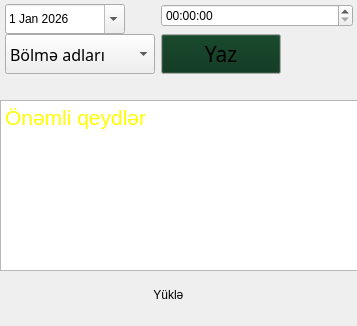
   <widget class="QWidget" name="vvindovvs_1">
    <property name="geometry">
     <rect>
      <x>0</x>
      <y>0</y>
      <width>357</width>
      <height>326</height>
     </rect>
    </property>
    <attribute name="label">
     <string>Pəncərə 1</string>
    </attribute>
    <widget class="QWidget" name="verticalLayoutWidget">
     <property name="geometry">
      <rect>
       <x>0</x>
       <y>100</y>
       <width>361</width>
       <height>171</height>
      </rect>
     </property>
     <layout class="QVBoxLayout" name="verticalLayout">
      <item>
       <widget class="QTextEdit" name="Vvindovs1Noten">
        <property name="cursor" stdset="0">
         <cursorShape>IBeamCursor</cursorShape>
        </property>
        <property name="html">
         <string>&lt;!DOCTYPE HTML PUBLIC &quot;-//W3C//DTD HTML 4.0//EN&quot; &quot;http://www.w3.org/TR/REC-html40/strict.dtd&quot;&gt;
&lt;html&gt;&lt;head&gt;&lt;meta name=&quot;qrichtext&quot; content=&quot;1&quot; /&gt;&lt;meta charset=&quot;utf-8&quot; /&gt;&lt;style type=&quot;text/css&quot;&gt;
p, li { white-space: pre-wrap; }
hr { height: 1px; border-width: 0; }
li.unchecked::marker { content: &quot;\2610&quot;; }
li.checked::marker { content: &quot;\2612&quot;; }
&lt;/style&gt;&lt;/head&gt;&lt;body style=&quot; font-family:'Segoe Script'; font-size:16pt; font-weight:400; font-style:normal;&quot;&gt;
&lt;p style=&quot; margin-top:12px; margin-bottom:12px; margin-left:0px; margin-right:0px; -qt-block-indent:0; text-indent:0px;&quot;&gt;&lt;span style=&quot; font-family:'Poor Richard'; color:#ffff00;&quot;&gt;Önəmli qeydlər&lt;/span&gt;&lt;/p&gt;&lt;/body&gt;&lt;/html&gt;</string>
        </property>
       </widget>
      </item>
     </layout>
    </widget>
    <widget class="QWidget" name="formLayoutWidget_4">
     <property name="geometry">
      <rect>
       <x>0</x>
       <y>-1</y>
       <width>358</width>
       <height>113</height>
      </rect>
     </property>
     <layout class="QFormLayout" name="formLayout_3">
      <property name="verticalSpacing">
       <number>0</number>
      </property>
      <property name="leftMargin">
       <number>5</number>
      </property>
      <property name="topMargin">
       <number>5</number>
      </property>
      <property name="rightMargin">
       <number>5</number>
      </property>
      <property name="bottomMargin">
       <number>15</number>
      </property>
      <item row="0" column="0">
       <widget class="QDateEdit" name="Vvvindovvs1Date">
        <property name="sizePolicy">
         <sizepolicy hsizetype="Maximum" vsizetype="Maximum">
          <horstretch>0</horstretch>
          <verstretch>0</verstretch>
         </sizepolicy>
        </property>
        <property name="minimumSize">
         <size>
          <width>120</width>
          <height>30</height>
         </size>
        </property>
        <property name="showGroupSeparator" stdset="0">
         <bool>true</bool>
        </property>
        <property name="calendarPopup">
         <bool>true</bool>
        </property>
        <property name="date">
         <date>
          <year>2026</year>
          <month>1</month>
          <day>1</day>
         </date>
        </property>
       </widget>
      </item>
      <item row="0" column="1">
       <widget class="QTimeEdit" name="Vvvindovvs1Hours">
        <property name="cursor">
         <cursorShape>IBeamCursor</cursorShape>
        </property>
       </widget>
      </item>
      <item row="2" column="0">
       <widget class="QComboBox" name="Vvindovvs1Cat">
        <property name="sizePolicy">
         <sizepolicy hsizetype="Maximum" vsizetype="Maximum">
          <horstretch>0</horstretch>
          <verstretch>0</verstretch>
         </sizepolicy>
        </property>
        <property name="minimumSize">
         <size>
          <width>150</width>
          <height>40</height>
         </size>
        </property>
        <property name="font">
         <font>
          <family>Segoe Script</family>
          <pointsize>12</pointsize>
          <italic>false</italic>
         </font>
        </property>
        <property name="cursor">
         <cursorShape>IBeamCursor</cursorShape>
        </property>
        <property name="layoutDirection">
         <enum>Qt::LayoutDirection::LeftToRight</enum>
        </property>
        <property name="autoFillBackground">
         <bool>false</bool>
        </property>
        <item>
         <property name="text">
          <string>Bölmə adları</string>
         </property>
        </item>
       </widget>
      </item>
      <item row="2" column="1">
       <widget class="QPushButton" name="Vvindovvs1AcceptButton">
        <property name="sizePolicy">
         <sizepolicy hsizetype="Maximum" vsizetype="Maximum">
          <horstretch>0</horstretch>
          <verstretch>0</verstretch>
         </sizepolicy>
        </property>
        <property name="minimumSize">
         <size>
          <width>120</width>
          <height>40</height>
         </size>
        </property>
        <property name="palette">
         <palette>
          <active>
           <colorrole role="Button">
            <brush brushstyle="SolidPattern">
             <color alpha="255">
              <red>6</red>
              <green>50</green>
              <blue>25</blue>
             </color>
            </brush>
           </colorrole>
          </active>
          <inactive>
           <colorrole role="Button">
            <brush brushstyle="SolidPattern">
             <color alpha="255">
              <red>6</red>
              <green>50</green>
              <blue>25</blue>
             </color>
            </brush>
           </colorrole>
          </inactive>
          <disabled>
           <colorrole role="Button">
            <brush brushstyle="SolidPattern">
             <color alpha="255">
              <red>6</red>
              <green>50</green>
              <blue>25</blue>
             </color>
            </brush>
           </colorrole>
          </disabled>
         </palette>
        </property>
        <property name="font">
         <font>
          <family>Poor Richard</family>
          <pointsize>16</pointsize>
          <italic>false</italic>
         </font>
        </property>
        <property name="cursor">
         <cursorShape>PointingHandCursor</cursorShape>
        </property>
        <property name="focusPolicy">
         <enum>Qt::FocusPolicy::StrongFocus</enum>
        </property>
        <property name="acceptDrops">
         <bool>false</bool>
        </property>
        <property name="toolTipDuration">
         <number>0</number>
        </property>
        <property name="layoutDirection">
         <enum>Qt::LayoutDirection::LeftToRight</enum>
        </property>
        <property name="autoFillBackground">
         <bool>false</bool>
        </property>
        <property name="text">
         <string>Yaz</string>
        </property>
        <property name="autoDefault">
         <bool>false</bool>
        </property>
        <property name="flat">
         <bool>false</bool>
        </property>
       </widget>
      </item>
      <item row="1" column="0">
       <layout class="QVBoxLayout" name="verticalLayout_8"/>
      </item>
     </layout>
    </widget>
    <widget class="QWidget" name="verticalLayoutWidget_7">
     <property name="geometry">
      <rect>
       <x>0</x>
       <y>270</y>
       <width>361</width>
       <height>51</height>
      </rect>
     </property>
     <layout class="QVBoxLayout" name="verticalLayout_7">
      <property name="leftMargin">
       <number>120</number>
      </property>
      <item>
       <widget class="QPushButton" name="SaveButtonForVVindovs1">
        <property name="sizePolicy">
         <sizepolicy hsizetype="Expanding" vsizetype="Minimum">
          <horstretch>0</horstretch>
          <verstretch>0</verstretch>
         </sizepolicy>
        </property>
        <property name="minimumSize">
         <size>
          <width>100</width>
          <height>5</height>
         </size>
        </property>
        <property name="maximumSize">
         <size>
          <width>70</width>
          <height>20</height>
         </size>
        </property>
        <property name="cursor">
         <cursorShape>PointingHandCursor</cursorShape>
        </property>
        <property name="autoFillBackground">
         <bool>false</bool>
        </property>
        <property name="text">
         <string>Yüklə </string>
        </property>
        <property name="flat">
         <bool>true</bool>
        </property>
       </widget>
      </item>
     </layout>
    </widget>
   </widget>
